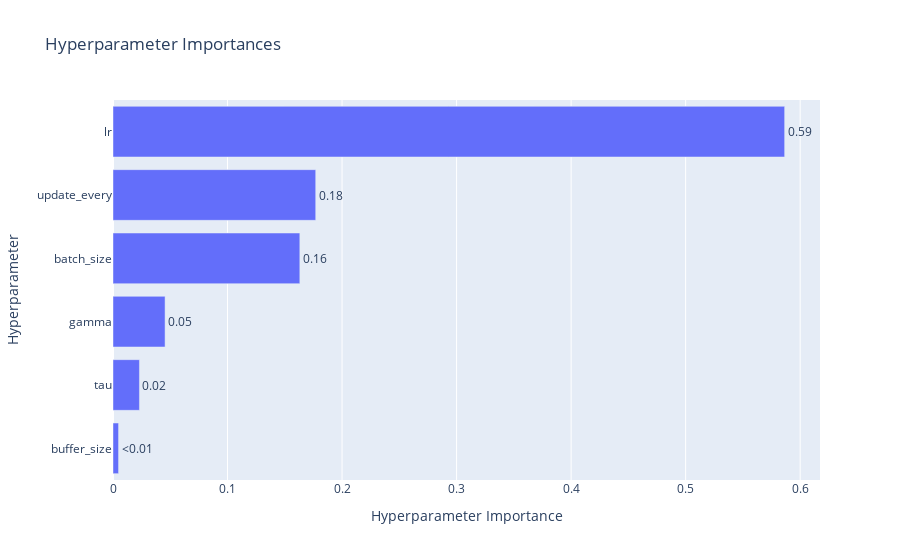

Notebook code for this chart:
### Markdown cell above
optuna.visualization.plot_optimization_history(study)

### Code cell
optuna.visualization.plot_param_importances(study)

### Figure 1 — Plotly figure (JSON) as saved in the notebook; plotly's stock layout.template omitted (floating-point values rounded to 4 significant figures)
{"data": [{"cliponaxis": false, "hovertemplate": ["buffer_size (IntDistribution): 0.004853785125694006<extra></extra>", "tau (FloatDistribution): 0.023091842714308412<extra></extra>", "gamma (FloatDistribution): 0.045467443087045166<extra></extra>", "batch_size (IntDistribution): 0.16313188797131073<extra></extra>", "update_every (IntDistribution): 0.1770052562701235<extra></extra>", "lr (FloatDistribution): 0.5864497848315181<extra></extra>"], "name": "Objective Value", "orientation": "h", "text": ["<0.01", "0.02", "0.05", "0.16", "0.18", "0.59"], "textposition": "outside", "type": "bar", "x": [0.004854, 0.02309, 0.04547, 0.1631, 0.177, 0.5864], "y": ["buffer_size", "tau", "gamma", "batch_size", "update_every", "lr"]}], "layout": {"title": {"text": "Hyperparameter Importances"}, "xaxis": {"title": {"text": "Hyperparameter Importance"}}, "yaxis": {"title": {"text": "Hyperparameter"}}}}
